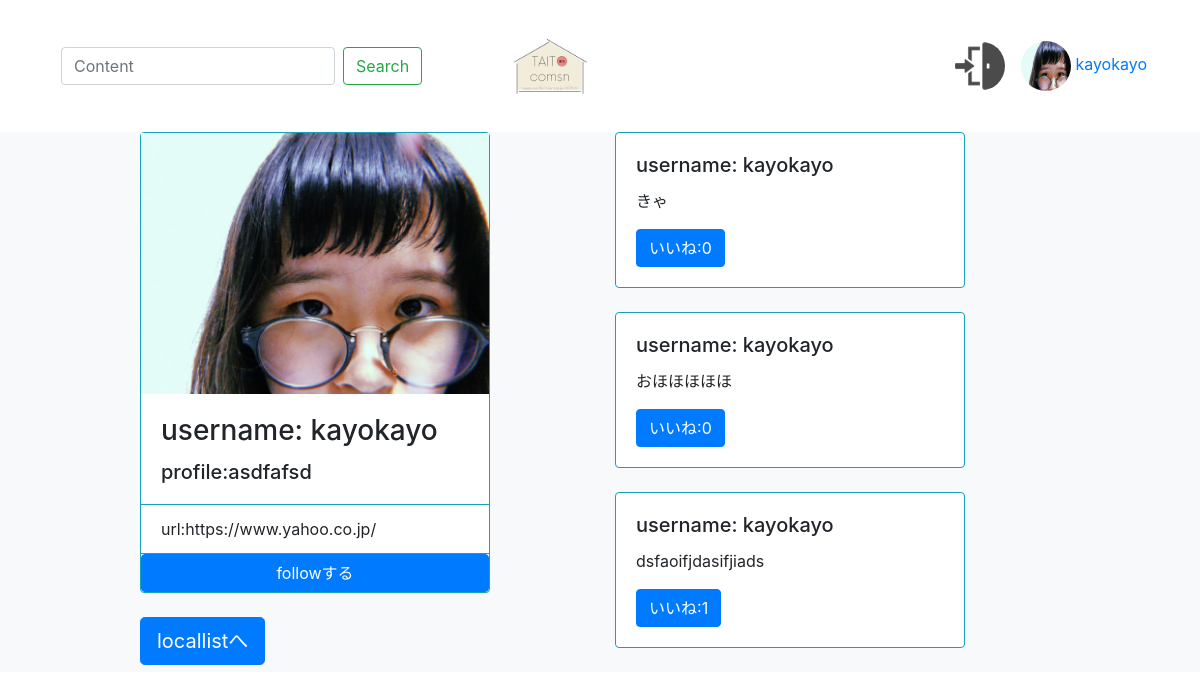
Screenshot of /mypage/7 with the database file from the repository.
### snsapp/models.py (models this page shows)
class ProfileModel(models.Model):
    user = models.OneToOneField(User, on_delete=models.CASCADE,primary_key=True,related_name="profile")
    introduction = models.TextField(max_length = 140,blank=True, null=True)
    url = models.URLField(max_length=200,blank=True, null=True)
    profile_icon = models.ImageField(upload_to="user",blank=True, default='user/default.png')

class PostModel(models.Model):
    user = models.ForeignKey(User, on_delete=models.CASCADE)
    content = models.TextField(max_length = 140)
    images = models.ImageField(upload_to="post", blank=True, null=True)
    like_num = models.IntegerField(default=0)

### snsapp/views.py (the view)
# urls.py: path('mypage/<int:pk>', mypage,name="mypage"),
def mypage(request,pk):
    user=User.objects.get(id=pk)
    params={
        'user' : User.objects.get(id=pk),
        'profile':ProfileModel.objects.get(user=user),
        'current_user': request.user,
        'post':PostModel.objects.all().filter(user=user),
        'follow':FollowModel.objects.all().filter(user=user,follow_id=pk)
    }
    return render(request,'mypage.html', params)

### templates/mypage.html (shortened to what this page needs)
{% extends 'base.html' %}
{% load static %}
{% block header %}
      <ul class="navbar-nav mr-auto">
        <form class="form-inline" method="GET" action="{% url 'search' %}">
            <input class="form-control mr-sm-2" type="search" placeholder="Content" aria-label="Search" name="keyword">
            <button class="btn btn-outline-success my-2 my-sm-0" type="submit">Search</button>
        </form>
        <a class="nav-link" href="{% url 'index_post' %}"><img src="/medi/icon.png" width="100" height="100" style="border-radius: 50%; margin-left:70px;"></a>
      </ul>
      <ul class="navbar-nav">
            <li class="nav-item">
                <a class="nav-link" href="{% url 'logout' %}"><img src="/medi/logout.png" width="50" height="50" style="border-radius: 50%;"></a>
            </li>
            <li class="nav-item">
                <a class="nav-link" href="#"> <img src="{{user.profile.profile_icon.url}}" width="50" height="50" style="border-radius: 50%;"> {{user.username}}</a>
            </li>
      </ul>
{% endblock header %}
{% block content %}
<div class="bg-light">
<div class="container ">
    <div class="row">
        <div class="col-4  offset-1">
            <div class="card border-info mb-4 ">
                    <img src="{{profile.profile_icon.url}}" class = "img-fluid">
                <div class="card-body">
                    <h3 class="card-title">username: {{ profile.user }}</h3>
                    <h5 class="card-text">profile:{{ profile.introduction}}</h5>
                </div>
                <ul class="list-group list-group-flush bg-inro">
                    <li class="list-group-item">url:{{profile.url}}</li>
                </ul>
                    {%if current_user.id is user.id %}
                        <a href="{% url 'profile-edit' user.id %}" class="btn btn-primary">プロフィールを編集する</a>
                    {% else %}
                        {%if  follow %}
                            <a href="{% url 'follow_delete' user.pk %}" class="btn btn-primary">follow外す</a>
                        {% else %}
                            <a href="{% url 'follow' user.pk %}" class="btn btn-primary">followする</a>
                        {% endif %}
                    {% endif %}
            </div>
         <button herf="#" type="button" class="btn btn-primary btn-lg">locallistへ</button>
        </div>
         <div class="col-4  offset-1">
            {% for post in post %}
            <div class="card border-info mb-4">
                <div class="card-body">
                    <h5 class="card-title">username: {{ post.user }}</h5>
                    <p class="card-text">{{ post.content }}</p>
                    <a href="{%url 'good' post.id %}" class="btn btn-primary">いいね:{{post.like_num}}</a>
                </div>
            </div>
            {% endfor %}
        </div>
    </div>
</div>
</div>
{% endblock content %}

### templates/base.html (shortened to what this page needs)
<!doctype html>
<html lang="en">
  <head>
    <link rel="stylesheet" href="https://stackpath.bootstrapcdn.com/bootstrap/4.5.0/css/bootstrap.min.css">
  </head>
  <body>
    <nav class="navbar navbar-expand-lg ">
      <div class="container">
        {% block header %}
        {% endblock header %}
      </div>
    </nav>
    {% block content %}
    {% endblock content %}
  </body>
</html>

### rows the page displays
ProfileModel: profile_icon (picture), user "kayokayo", introduction "asdfafsd", url "https://www.yahoo.co.jp/"
PostModel: user "kayokayo", content "きゃ", like_num "0"
PostModel: user "kayokayo", content "おほほほほほ", like_num "0"
PostModel: user "kayokayo", content "dsfaoifjdasifjiads", like_num "1"

### other values shown
{{ user.username }} "kayokayo"
